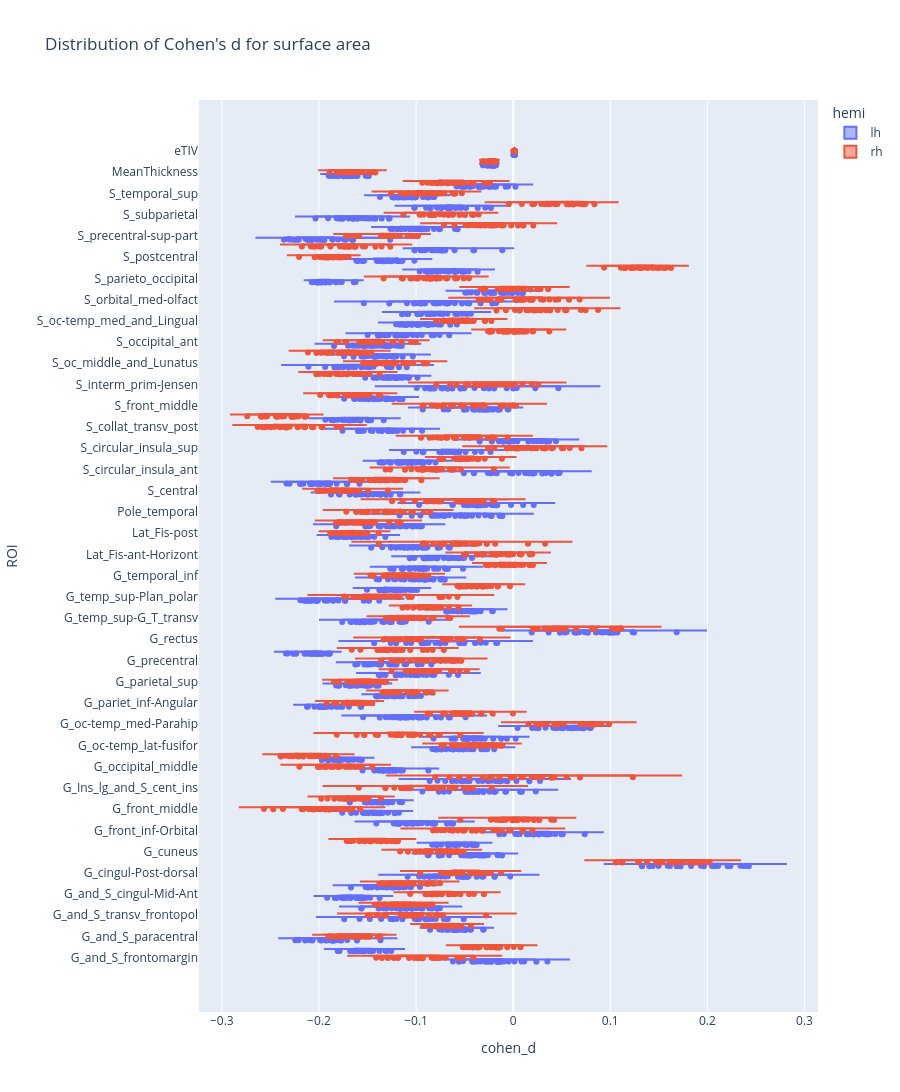

Notebook code for this chart:
### Code cell
fig = px.violin(
    cohen_d_thickness,
    x="cohen_d",
    y="ROI",
    color="hemi",
    box=True,
    points="all",
    hover_data=["rep", "mean_pop1", "std_pop1", "var_pop1", "mean_pop2", "std_pop2", "var_pop2"],
    height=1400,
    title="Distribution of Cohen's d for surface area",
).update_traces(orientation="h")
print_figure(fig, filename="figures/cohen_d_area.png")

### Figure 1 — Plotly figure (JSON) as saved in the notebook; plotly's stock layout.template omitted (floating-point values rounded to 4 significant figures; data arrays with more than 128 entries replaced by an {"elided": "..."} marker saying what was removed)
{"data": [{"alignmentgroup": "True", "box": {"visible": true}, "customdata": {"elided": "1925x7 float values"}, "hovertemplate": "hemi=lh<br>cohen_d=%{x}<br>ROI=%{y}<br>rep=%{customdata[0]}<br>mean_pop1=%{customdata[1]}<br>std_pop1=%{customdata[2]}<br>var_pop1=%{customdata[3]}<br>mean_pop2=%{customdata[4]}<br>std_pop2=%{customdata[5]}<br>var_pop2=%{customdata[6]}<extra></extra>", "legendgroup": "lh", "marker": {"color": "#636efa"}, "name": "lh", "offsetgroup": "lh", "orientation": "h", "points": "all", "scalegroup": "True", "showlegend": true, "type": "violin", "x": {"elided": "1925 float values"}, "x0": " ", "xaxis": "x", "y": {"elided": "1925 str values"}, "y0": " ", "yaxis": "y"}, {"alignmentgroup": "True", "box": {"visible": true}, "customdata": {"elided": "1925x7 float values"}, "hovertemplate": "hemi=rh<br>cohen_d=%{x}<br>ROI=%{y}<br>rep=%{customdata[0]}<br>mean_pop1=%{customdata[1]}<br>std_pop1=%{customdata[2]}<br>var_pop1=%{customdata[3]}<br>mean_pop2=%{customdata[4]}<br>std_pop2=%{customdata[5]}<br>var_pop2=%{customdata[6]}<extra></extra>", "legendgroup": "rh", "marker": {"color": "#EF553B"}, "name": "rh", "offsetgroup": "rh", "orientation": "h", "points": "all", "scalegroup": "True", "showlegend": true, "type": "violin", "x": {"elided": "1925 float values"}, "x0": " ", "xaxis": "x", "y": {"elided": "1925 str values"}, "y0": " ", "yaxis": "y"}], "layout": {"height": 1400, "legend": {"title": {"text": "hemi"}, "tracegroupgap": 0}, "title": {"text": "Distribution of Cohen's d for surface area"}, "violinmode": "group", "xaxis": {"anchor": "y", "domain": [0, 1], "title": {"text": "cohen_d"}}, "yaxis": {"anchor": "x", "domain": [0, 1], "title": {"text": "ROI"}}}}
